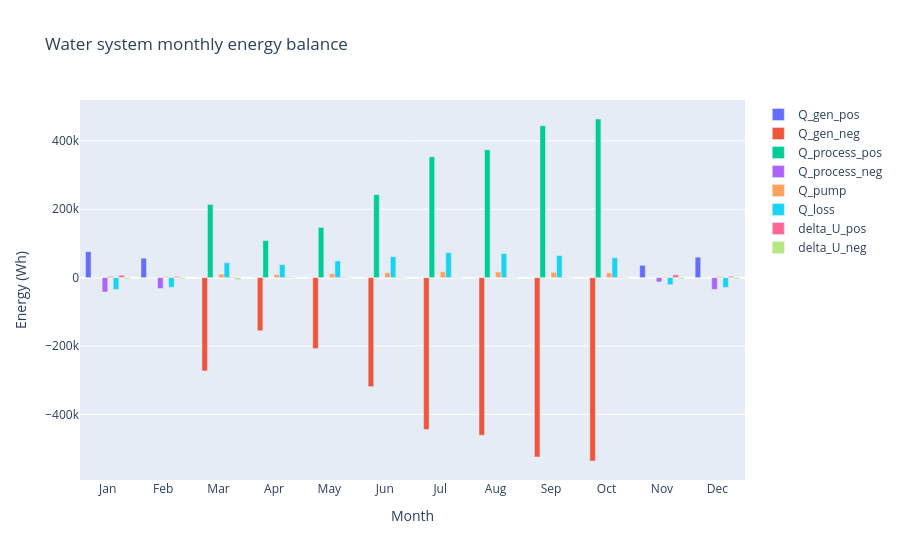

The code cell stored with this chart in its notebook:
### Code cell
import plotly.graph_objects as go

system_df = pro.component("water_system").variable_dataframe(
    frequency="monthly", value="sum", pos_neg_columns=["Q_gen", "Q_process","delta_U"]
)
cols = ["Q_gen_pos", "Q_gen_neg", "Q_process_pos", "Q_process_neg", "Q_pump", "Q_loss", "delta_U_pos", "delta_U_neg"]
months = system_df.index.strftime("%b")

fig = go.Figure()
for col in cols:
    fig.add_trace(go.Bar(x=months, y=system_df[col], name=col))

fig.update_layout(
    title="Water system monthly energy balance",
    xaxis_title="Month",
    yaxis_title="Energy (Wh)",
    barmode="group",
)
fig.show()

### Figure 1 — Plotly figure (JSON) as saved in the notebook; plotly's stock layout.template omitted (floating-point values rounded to 4 significant figures)
{"data": [{"name": "Q_gen_pos", "type": "bar", "x": ["Jan", "Feb", "Mar", "Apr", "May", "Jun", "Jul", "Aug", "Sep", "Oct", "Nov", "Dec"], "y": [75850.0, 56870.0, 0.0, 0.0, 0.0, 0.0, 0.0, 0.0, 0.0, 0.0, 35960.0, 59950.0]}, {"name": "Q_gen_neg", "type": "bar", "x": ["Jan", "Feb", "Mar", "Apr", "May", "Jun", "Jul", "Aug", "Sep", "Oct", "Nov", "Dec"], "y": [0.0, 0.0, -272900.0, -155300.0, -207500.0, -318800.0, -444100.0, -461000.0, -524300.0, -536300.0, 0.0, 0.0]}, {"name": "Q_process_pos", "type": "bar", "x": ["Jan", "Feb", "Mar", "Apr", "May", "Jun", "Jul", "Aug", "Sep", "Oct", "Nov", "Dec"], "y": [0.0, 0.0, 214100.0, 108600.0, 146900.0, 242700.0, 353500.0, 373800.0, 444200.0, 463900.0, 0.0, 0.0]}, {"name": "Q_process_neg", "type": "bar", "x": ["Jan", "Feb", "Mar", "Apr", "May", "Jun", "Jul", "Aug", "Sep", "Oct", "Nov", "Dec"], "y": [-41840.0, -31770.0, 0.0, 0.0, 0.0, 0.0, 0.0, 0.0, 0.0, 0.0, -12520.0, -34500.0]}, {"name": "Q_pump", "type": "bar", "x": ["Jan", "Feb", "Mar", "Apr", "May", "Jun", "Jul", "Aug", "Sep", "Oct", "Nov", "Dec"], "y": [3920.0, 3150.0, 10150.0, 8680.0, 11340.0, 14420.0, 17290.0, 16660.0, 15400.0, 13930.0, 2170.0, 3150.0]}, {"name": "Q_loss", "type": "bar", "x": ["Jan", "Feb", "Mar", "Apr", "May", "Jun", "Jul", "Aug", "Sep", "Oct", "Nov", "Dec"], "y": [-34630.0, -28280.0, 43590.0, 38050.0, 49120.0, 61480.0, 73010.0, 70230.0, 64440.0, 58200.0, -20780.0, -28650.0]}, {"name": "delta_U_pos", "type": "bar", "x": ["Jan", "Feb", "Mar", "Apr", "May", "Jun", "Jul", "Aug", "Sep", "Oct", "Nov", "Dec"], "y": [7048.0, 3405.0, 1674.0, 1710.0, 1674.0, 1470.0, 1411.0, 1432.0, 1408.0, 1539.0, 8438.0, 3792.0]}, {"name": "delta_U_neg", "type": "bar", "x": ["Jan", "Feb", "Mar", "Apr", "May", "Jun", "Jul", "Aug", "Sep", "Oct", "Nov", "Dec"], "y": [-3688.0, -3401.0, -6591.0, -1641.0, -1743.0, -1471.0, -1412.0, -1433.0, -1408.0, -1540.0, -3607.0, -3788.0]}], "layout": {"barmode": "group", "title": {"text": "Water system monthly energy balance"}, "xaxis": {"title": {"text": "Month"}}, "yaxis": {"title": {"text": "Energy (Wh)"}}}}
